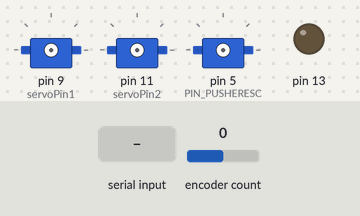
The sketch below on a simulated Arduino Mega 2560, built with avr-gcc and run on an emulated ATmega2560. Shown: 3 × servo, output pins drawn as LEDs (lit = HIGH). The test bench sets the inputs (shaded band); at power-on: encoder count 0. What the sketch prints to the serial monitor is not drawn.

Above: at 0.8 s.
0.9 s: "90,45\n" received over Serial
At 2.4 s:
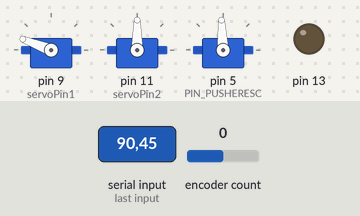
Timing chart, 0 to 3.9 s (numbered marks = the images above; inputs shaded):
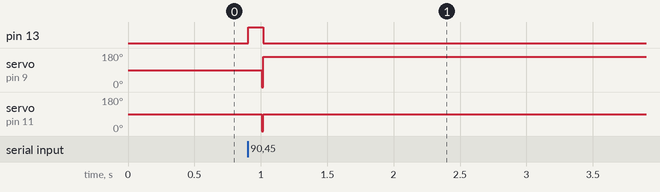

Measured:
- after the input at 0.9 s, pin 13: LOW → HIGH at once, → LOW 0.11 s later; servo on pin 9 (servoPin1): 90° → 159° after 0.11 s; servo on pin 11 (servoPin2): 90° → 0° after 0.11 s, → 90° 0.01 s later

The sketch:

MainFish_byte_yaw_2mode_20-June.ino
```cpp
//Libraries
#include <Servo.h>
#include <Encoder.h>

/*
 * Fixing up Saad's code. There are many things I would like to change, as I like my previous code more, but that will just be a lot of work. I need it to get it functional.
 * will figure out how to make it tidy by using my own header files and function.
 *
 * Core things to have is a reliable communication system, will need to remove all the redundant signals.
 *
 * Just finished writing the encoder code that would allow us to measure position and speed. (relative to the starting position of course)
 * We need to mechanically home it before starting. Add that at setup.
 *
 * Also change the comm signals by adding a 20 character requirement for the buffer before reading it. Removed the flush.
 * Remember to add timer to the controller side. lets have it send signals every 50ms.
 *
 *
 */

#define debug 0
//Servo
Servo servo1;
Servo servo2;
int servoPin1 = 9;
int servoPin2 = 11;
int initial1 = 90;
int initial2 = 90;
int min_angle = 0;
int max_angle = 180;
int mid_angle = 90;
int min_range = 0;
int max_range = 9;
int mid_range = 4;
float maxAttacAngle=40;

int speedVal = 0;
int pitchVal = -1;
int rollVal = -1;
int yawVal = -1;

//Communication

float s1, s2;
bool check;
int inComingbyte[6] = {0};
String w;
String char1, char2, char3, char4;
int val1 = 0, val2 = 0, val3 = 0, val4 = 0;
int power = 0;          //Stores power value from controller

//Motor

float motor_Pwm = 0;
bool red_Flag = LOW;
bool on = LOW;

//encoder
unsigned long int timer1 = 0;
unsigned long int timer2 = 0;
long int counter = 0;
long int runtime = 0;
long int timer = 0;
float timeStep = 0;
long int encoderCounter = 0;
long int encoderRawVal = 0; //Global Variable for encoder absolute value
double angularVelocity[3] = {0, 0, 0};
long int counter2 = 0;
volatile long unsigned int speed_Counter = 0;
bool flag_Motion = false; // this flag checks if the motor is in motion, returns false if it is stalled.


float frequency = 0;
long int t_initial = 0;

//Turn Differential
int turnVal = 5;        //Stores commmand value for control left and right. values 1-4 are left, 5 is straight, 6-9 are right
int oldTurnVal = 5;
int encoderVal = 0;         //stores value of encoder at any given time. Updates from interrupt.
float turn_Pwm = 0;         // Pwm value with differential applied
int oldPower = 5;
long int tailDelay1 = 2000;
int encoderPin0   =  29;
double diff = 0.5;              //to store the differential value corresponding to the signal
double stepDiff = 0.1;          //sets the differential value
int highcutoff, lowcutoff, offset;

//Kill Switch
long int killTimer; //timer for kill switch

//Motor control through ESC Driver
#define PIN_PUSHERESC       5     // PIN to control ESC, normally the white wire from ESC
Servo   pusherESC;
/*///////////////////////////////////////////////////////////////////////////////////////////////////////
 * The following are the setting for the ESC used, for other ESC, just chnage setting according to
 * ESC Spec
 *///////////////////////////////////////////////////////////////////////////////////////////////////////
#define THROTTLE_MIN        1500
#define THROTTLE_MAX        2000
#define THROTTLE_BAKE       1000
// End of ESC setting ///////////////////////////////////////////////////////////////////////////////////


//Relative Encoder Main Motor

#define ENCA 21 // YELLOW
#define ENCB 4 // WHITE
volatile long int pos_Main = 0;
const long int ticRatioMainMotor=6255; //Number of tic per revolution of the main motor. Implemnted to use the relative encoder as an absolute encoder temporarily.
long int rotationCounter = 0;
long int prev_Ticks = 0;
long int delta_t = 0;

//////////////////////////////////////////// Yaw turn variables /////////////////////////////////////////////////////////

const int encoder_resolution = 4;
const int gearbox = 12;
const int cpt = 500;

Encoder fish_enc(ENCA, ENCB);

long count_per_revolution; // this variable keeps tarck of how much is one revolution

//For the yaw turning
float q1 = 90; //0.25 of count
float q2 = 145; //0.4
float q3 = 270;//0.75
float q4 = 325; // 0.9
float enc_pos = 0;
int userCommand = 0;

/////////////////////////////////////////// End of Yaw Turn variables //////////////////////////////////////////////////

float rel_angle = 0;

char getData(){                  //data update from controller
//updates the speed, pitch, roll and yaw command
//cmd signal would be : c speed(1) pitch(1) roll(1) yaw (1) e
// the buffer would be of length 6.
    //Serial.println("getting");
    if(Serial1.available()>=6){
      int x = Serial1.read();
      if (x == 'h'){
        char text[4];
        text [0] = x;
        for (int i = 1; i < 4; i++){
          text[i] = Serial1.read();

        }
        ///////////////////////////////////// home set here//////////////////////////////////////
        if (text[0] == 'h' && text[1] == 'o' && text[2] == 'm' && text[3] == 'e'){
          Serial.println("home got");
          // write 0
          fish_enc.write(0);
          //Serial.print( "Current Position is : ");
          //Serial.print(fish_enc.read());
        }
        ///////////////////////////////////////home set END//////////////////////////////////////
      }
      if(x == 'c'){
        for (int i = 0; i < 6; i++){
          inComingbyte[i] = Serial1.read();
        }
          //Cycles through the entire buffer and rocesses the information


         speedVal  = inComingbyte[0] -'0';
         pitchVal    = inComingbyte[1] ;
         yawVal      = inComingbyte[2] - '0';
         rollVal     = inComingbyte[3] ;

         for (int i = 0; i < 6; i++){
          //Serial.print(inComingbyte[i]);
        }
        //Serial.println();

         killTimer = millis();


      }

    }

}

//////////////////////////////////////////////////////////// Yaw turn functions ///////////////////////////////////////////////////

float encoder_position(){

  // takes the current count and updates it to an angle from 0 degrees - 360 degress
  long new_fin = fish_enc.read();
  long x = abs(new_fin%count_per_revolution);

  if (x == 0){
    return new_fin*1.0/count_per_revolution*360;
  }

  else{
    return x*1.0/count_per_revolution*360;
  }
}


int pid_controller(float angle, float desired_angle, int k_p){
  //takes the angle and calculates the corrected signal. Returns the value in microseconds.
  float error = desired_angle-angle;
  float x = (k_p*error)/3+1500;
  if (x > 1800) x = 1800;
  if (x < 1200) x = 1200;
}

long myAbs(long x){
  if (x > 0) return x;
  else if (x < 0) return -x;
  return 0;
}

int yaw_turn(int pwm, float diff, int turn){
  //turn is a value from 1-9, Convert turn from 0-9 to -4 to 4.
  turn = map(turn, 1, 9, -4 , 4);

  //Accepts a pwm signal and outputs a pwm signal from 0-255
  Serial.print(" This is the encoder position ");
  Serial.println(enc_pos);


  if( (enc_pos > q1) && (enc_pos < q2)){
    float x = (1 + turn*diff)*pwm;
    if (x > 255) x = 255;
    if (x < 0) x = 0;

    Serial.print(" First half PWM: ");
    Serial.println(x);
    return round(x);
  }
  if ( ( enc_pos > q3) && (enc_pos < q4)){
    float x = (1 - turn*diff)*pwm;
    if (x > 255) x = 255;
    if (x < 0) x = 0;
    Serial.print("Second Half PWM: ");
    Serial.println(x);
    return round(x);
  }
   Serial.print("Normal PWM: ");
    Serial.println(pwm);
    Serial.flush();
    return (pwm);
}

//////////////////////////////////////////////////////////End of Yaw turn functions ///////////////////////////////////////////////


void setup() {
  pinMode(13, OUTPUT);
  digitalWrite(13, LOW); // Off to indicate still in setup

  // When the fish is connected without shield, there is one more 5V pin require
  // The code below is to use digital pin to output %v as temp use
  // Plz remove this line if a shield is used

  digitalWrite(33, HIGH); // <- this is the line to be removed

//Interrupt pin pullup relative encoder
 // pinMode(ENCA,INPUT_PULLUP);
//  pinMode(ENCB,INPUT_PULLUP);

  //Initialize //Serial
  Serial.begin(115200,SERIAL_8O1);
  Serial1.begin(19200,SERIAL_8O1);
  while (!(Serial.available() || Serial1.available()));     //Ensure fish does not start until there is a signal from comp or controller


  //Initialize Servo
  pinMode(servoPin1, OUTPUT);
  pinMode(servoPin2, OUTPUT);
  servo1.attach(servoPin1); // Attach servo pins
  servo2.attach(servoPin2);
  servo1.write(initial1);
  servo2.write(initial2);


  //Initialize timer
  killTimer = millis();

  Serial.println("Encoder Pins Initialized!");
  Serial.println("Setup is complete! Click to begin the program....");


  Serial.println("Arming........");   // just some display message
    pusherESC.attach(PIN_PUSHERESC);
    pusherESC.writeMicroseconds(THROTTLE_MIN);

    t_initial = 0; //initiallize speed encoder;

  Serial.println("Arming........After delay");

  //Setup complete prompt
  digitalWrite(13, HIGH); //To Check if setup complete
  Serial.println("Setup is complete!");

  servo1.write(90); // Set Servo to defaults
  servo2.write(90);

  //////////////////// Yaw turn set up////////////////////////////////

  Serial.begin(115200);
  count_per_revolution = cpt*gearbox*encoder_resolution;

  delay(100);
  pusherESC.writeMicroseconds(1500);

  ///////////////////Yaw turn set up END /////////////////////////////

}

char cmd[12];    //to store the signal from transmitter

void loop() {

  getData();
  enc_pos = encoder_position();
  //Serial.println(enc_pos);

  turnVal = yawVal;

      //Send PWM signal to motor
      motor_Pwm = (speedVal*255)/9;

      //Servo motor angle is set
      servo1.write(s1);
      servo2.write(s2);

     //Servo control expression. Linear combination of X and Y component of JoyStick // This part need to ask Tim

       s1= (((43-rollVal)*maxAttacAngle/50 +(42-pitchVal)*maxAttacAngle/50) + 90.0)  ;
       s2=  ( ((43-rollVal)*maxAttacAngle/50 -(42-pitchVal)*maxAttacAngle/50) + 90.0) ;

      //Serial.println((String) s1 + " " + s2 + " " + val1 + " " + val2);

    // CAUTION: Fish will turn on after kill switch activated once if signal is restored and checksum is passed
    killswitch();
    //rel_Encoder();


  //////////////////////////////////////// Yaw turn action//////////////////////////////////
  float  turn_differential = 0.2;
  int throttle = yaw_turn( motor_Pwm, turn_differential, turnVal);
  throttle = map(throttle, 0, 255, THROTTLE_MIN, THROTTLE_MAX);
  pusherESC.writeMicroseconds(throttle);
  ////////////////////////////////////////  Yaw turn action END///////////////////////////////////

      if (power==0){
        digitalWrite(13, LOW);
      }
      else{
        digitalWrite(13, HIGH);
      }


  #if debug
  //For debugging purposes, we can print everything on the Serial to test, just change debug to 1.

    Serial.print("Encoder Items: ");
    Serial.print("\t");
    Serial.print(rotationCounter);
    Serial.print("\t");
    Serial.print(frequency);
    Serial.print("\t");
    Serial.print(rel_angle);
    Serial.println();

    // Communication Items

    // Actuation Signals
  #endif

  //Serial.println((String)"power: " + power + "turning: " + turnVal);

  Serial.flush();
  Serial1.flush();
}

void rel_Encoder(){

  long int x = pos_Main; //variable for current ticks
  if(prev_Ticks <= x );

  else{

    if(x < ticRatioMainMotor){
      rel_angle = (x/(ticRatioMainMotor*1.0))*360; //this is angle in degrees
    }
    else if ( x >= ticRatioMainMotor){
      // this command happense whenever we pass a turn

      pos_Main = x - ticRatioMainMotor; //reset the number of ticks
      prev_Ticks = x - ticRatioMainMotor; // the comparison for motion depends on the tick counter, which we reset after a full loop. Otherwise we can have tick count as two parts, like hour and minutes thing.
      rotationCounter++; //keep track of the number of rotation
    }

    // Speed determination
    if(speed_Counter > 10){
      int temp = millis(); //placeholder for the current time, so that all calculations reference this time
      delta_t = temp - t_initial;
    if (delta_t > 0) frequency = speed_Counter/(delta_t);
    t_initial = temp;
    prev_Ticks = x;
    speed_Counter = 0;
    }
  }
}


void killswitch(){
   if (millis() - killTimer > 3000) {
    power=0;
    motor_Pwm = 0;
    pusherESC.write(1500);
  }
}

//function for check sum
bool checkSum(char incomingByte, int siglen, char cmd[]) {
  check = false;
  int cSum=0;
  for (int c=0; c<8; c++){
    cSum+=cmd[c];
  }
  String numcheck = String(cmd[8]) + String(cmd[9]) + String(cmd[10]);
  int number = numcheck.toInt();
  if (cSum == number) {
    check = true;
  }
  return check;
}
```
